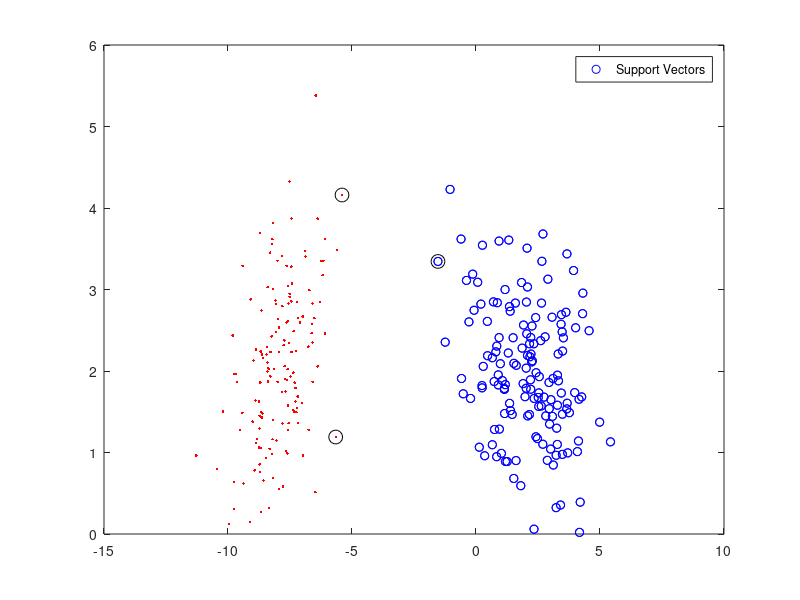

Recreate this plot in MATLAB. (Note: this script raises an error after producing the figure.)
clc;
clear;
close all;

l = 2; %dimension


randn('seed',0);
m1 = [2 2]';
S1 = [2 -.5; -.5 1];
N = 150;
X1 = mvnrnd(m1,S1,N)';

y1=ones(length(X1),1).*(-1);

randn('seed',10);
m2= [-8 2]';
S2 = [1 .5; .5 1];
X2 = mvnrnd(m2,S2,N)';

y2=ones(length(X1),1).*(-1);

x_f = [X1 X2];
X = transpose(x_f);
y =[ones(1,N) -ones(1,N)];
Y = transpose(y);
% Plot the training set X1
figure(1), plot(x_f(1,y==1),x_f(2,y==1),'bo',...
    x_f(1,y==-1),x_f(2,y==-1),'r.')
hold on;
 
kernel = 'linear';
SVMModel =  fitcsvm(X,Y,'Standardize',false,'KernelFunction',kernel);
% gia svm2


classOrder = SVMModel.ClassNames;
sv = SVMModel.SupportVectors;
figure(1), plot(x_f(1,y==1),x_f(2,y==1),'bo',...
    x_f(1,y==-1),x_f(2,y==-1),'r.')
hold on;
plot(sv(:,1),sv(:,2),'ko','MarkerSize',10)
legend('Support Vectors')
hold off;
rng('default'); 
[SVMModel,ScoreParameters] = fitPosterior(SVMModel); 
xMax = max(X);
xMin = min(X);
d = 0.01;
[x1Grid,x2Grid] = meshgrid(xMin(1):d:xMax(1),xMin(2):d:xMax(2));

[~,PosteriorRegion] = predict(SVMModel,[x1Grid(:),x2Grid(:)]);

figure;
contourf(x1Grid,x2Grid,reshape(PosteriorRegion(:,2),size(x1Grid,1),size(x1Grid,2)));
    
h = colorbar;

h.YLabel.FontSize = 5;
caxis([0 1]);
colormap jet;

hold on
gscatter(X(:,1),X(:,2),y,'mc','.x',[15,10]);
sv = X(SVMModel.IsSupportVector,:);
plot(sv(:,1),sv(:,2),'yo','MarkerSize',10,'LineWidth',4);
axis tight
hold off